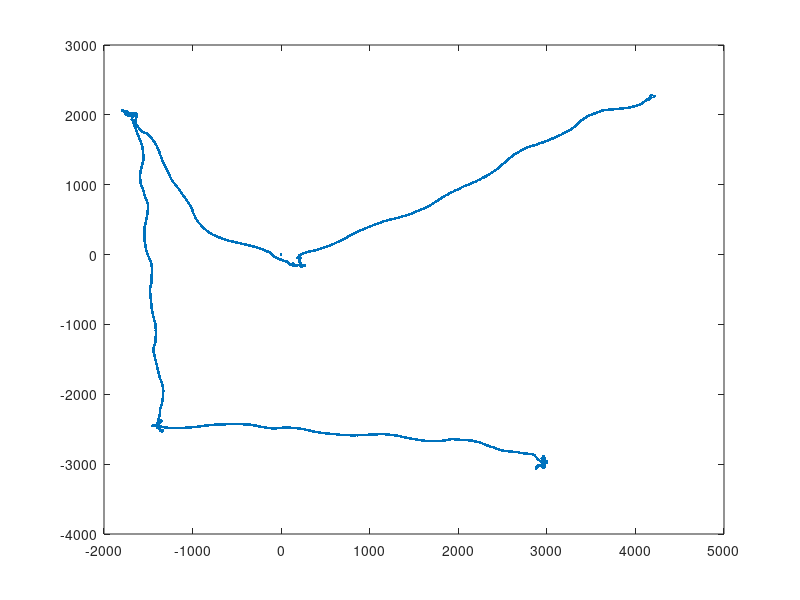

The MATLAB script that drew this image:
clear;
time_position = importdata('uwb03-Unnamed__Time_Position.mat');
plot(time_position(:,2), time_position(:,3), '.');
i = length(time_position);
t_p_copy = [time_position zeros(length(time_position),1)];
% find the first non 0 position elements
for jj = 1:length(t_p_copy)
    if ~(t_p_copy(jj,2) == 0 && t_p_copy(jj,3) == 0 && t_p_copy(jj,4) == 0)
        last_t_p = t_p_copy(jj,:);
        disp(jj);
        break;
    end    
end 
for j = jj+1:length(t_p_copy)
    if ~(t_p_copy(j,2) == 0 && t_p_copy(j,3) == 0 && t_p_copy(j,4) == 0)
        disp(j);
        now_t_p = t_p_copy(j,:);
        diff_t_p = now_t_p - last_t_p;
        last_t_p = now_t_p;
        t_p_copy(j,2:4) = diff_t_p(2:4) / diff_t_p(1) /1000; %units: m/s
        t_p_copy(j, 5) = sqrt( sum( t_p_copy(j,2:4).^2 ) );
    end    
end 
%{
while i>0
    if t_p_copy(i,2) == 0 && t_p_copy(i,3) == 0 && t_p_copy(i,4) == 0
        t_p_copy(i,:) = [];
    end
    i = i -1;
end    

diff_t_p = diff(t_p_copy);
velocity = diff_t_p(:,2:4) ./ diff_t_p(:,1);
%}